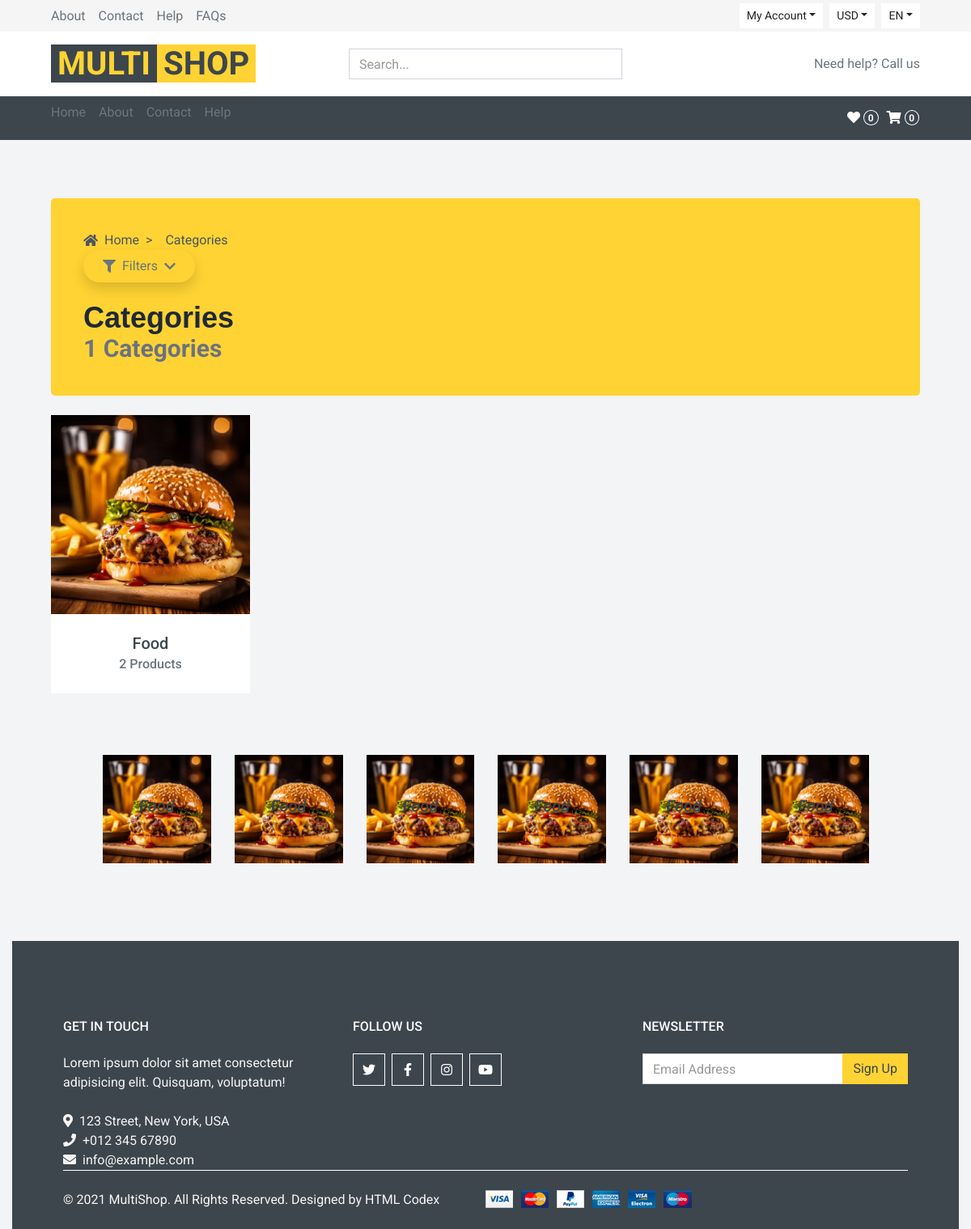
Before: /category/ with the older database file.
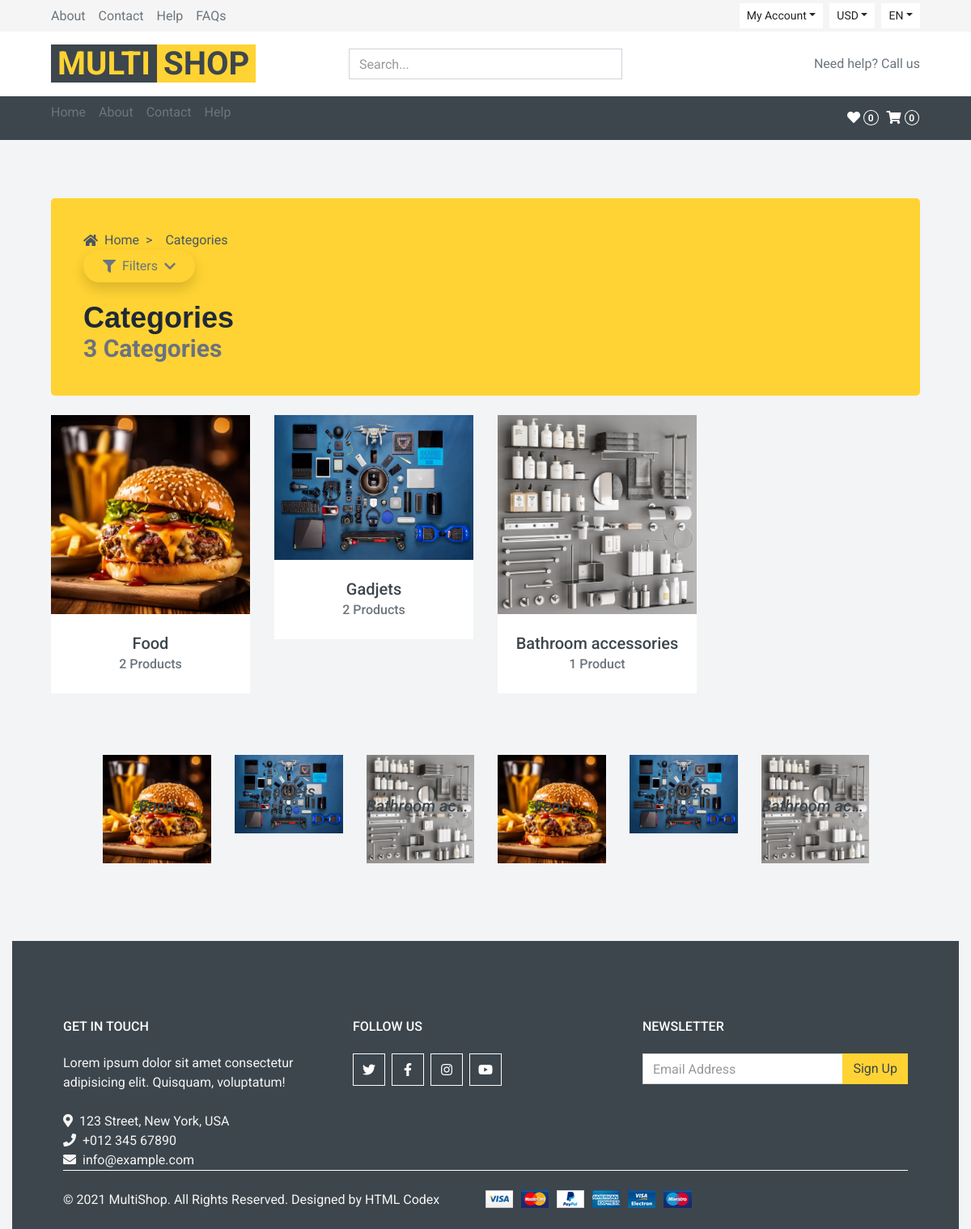
After: the same page with the newer database file.
### core/models.py (models this page shows, shortened)
class Category(models.Model):
    cid = ShortUUIDField(unique=True, length= 10, max_length=20, prefix='cat', alphabet='abcdefgh12345678')
    title = models.CharField(max_length=100, default='Category')
    image = models.ImageField(upload_to='category', default='category.jpg')
    class Meta:
        verbose_name_plural = 'Categories'

### core/views.py (the view)
# urls.py: path("category/", category_list_view, name='category-list'),
def category_list_view(request):
    categories = Category.objects.all()
    context = {
        'categories': categories
    }
    return render(request, 'core/category-list.html', context)

### core/context_processors.py (called while the page is built)
def default(request):
    categories = Category.objects.all()
    return {
        'categories': categories
        }

### templates/core/category-list.html (shortened to what this page needs)
{% extends 'parials/base.html' %}
{% block content %}
<html>
 <head>
  <script src="https://cdn.tailwindcss.com"></script>
  <link href="https://cdnjs.cloudflare.com/ajax/libs/font-awesome/5.15.3/css/all.min.css" rel="stylesheet"/>
 </head>
 <html>
    <body class="bg-gray-100">
        <div class="bg-primary rounded-lg p-10 w-full my-4">
            <div class="flex items-center space-x-2 text-gray-600">
                <i class="fas fa-home"></i>
                <a href="#" class="text-gray-600">Home</a>
                <span class="mx-2">></span>
                <span class="text-gray-600">Categories</span>
            </div>
            <button onclick="toggleDropdown()" class="filter-button flex items-center bg-primary text-black-500 px-4 py-2 rounded-full shadow">
                <i class="fas fa-filter mr-2"></i>
                Filters
                <i class="fas fa-chevron-down ml-2"></i>
            </button>
            <h1 class="text-4xl font-bold text-gray-800 mt-4" style="font-family: 'Nunito', sans-serif;">Categories</h1>
            <div class="">
                <h1 class="text-3xl font-bold text-gray-500">{{ categories.count }} Categories</h1>
            </div>
        </div>
         <br>
        <div class="row product-grid">
        {% for c in categories%}
            <div class="col-lg-3 col-md-4 col-sm-6 pb-1">
                <div class="product-item bg-light mb-4">
                    <div class="product-img position-relative overflow-hidden">
                        <a href="{% url 'core:category-product-list' c.cid  %}"> <img class="img-fluid w-100" src="{{c.image.url}}" alt=""></a>
                    </div>
                    <div class="text-center py-4">
                        <a class="h5 text-decoration-none text-truncate" href="{% url 'core:category-product-list' c.cid  %}">{{ c.title }}</a><br>
                        <a class="h6 text-decoration-none text-muted" href="">{{c.category.count}} Product{{c.category.count|pluralize }}</a>
                    </div>
                </div>
            </div>
        {% endfor %}
        </div>
        <div class="container-fluid py-5">
            <div class="row px-xl-5">
                <div class="col">
                    <div class="owl-carousel vendor-carousel">
                        {% for c in categories %}
                        <div class="product-img position-relative overflow-hidden">
                            <img class="img-fluid w-100" src="{{c.image.url}}" alt="">
                            <div class="product-action">
                                <a class="h5 text-decoration-none text-truncate" href=""><i class="">{{ c.title }}</i></a>
                            </div>
                        </div>
                        {% endfor %}
                    </div>
                </div>
            </div>
        </div>
    </body>
</html>
{% endblock %}

### templates/parials/base.html (shortened to what this page needs)
{% load static %}
<!DOCTYPE html>
<html lang="en">
<head>
    <link href="https://cdnjs.cloudflare.com/ajax/libs/font-awesome/5.10.0/css/all.min.css" rel="stylesheet">
    <link href="{% static '/assets/lib/animate/animate.min.css' %}" rel="stylesheet">
    <link href="{% static '/assets/lib/owlcarousel/assets/owl.carousel.min.css' %}" rel="stylesheet">
    <link href="{% static '/assets/css/style.css' %}" rel="stylesheet">
</head>
<body>
    <div class="container-fluid">
        <div class="row bg-secondary py-1 px-xl-5">
            <div class="col-lg-6 d-none d-lg-block">
                <div class="d-inline-flex align-items-center h-100">
                    <a class="text-body mr-3" href="">About</a>
                    <a class="text-body mr-3" href="">Contact</a>
                    <a class="text-body mr-3" href="">Help</a>
                    <a class="text-body mr-3" href="">FAQs</a>
                </div>
            </div>
            <div class="col-lg-6 text-center text-lg-right">
                <div class="d-inline-flex align-items-center">
                    <div class="btn-group">
                        <button type="button" class="btn btn-sm btn-light dropdown-toggle" data-toggle="dropdown">My Account</button>
                    </div>
                    <div class="btn-group mx-2">
                        <button type="button" class="btn btn-sm btn-light dropdown-toggle" data-toggle="dropdown">USD</button>
                    </div>
                    <div class="btn-group">
                        <button type="button" class="btn btn-sm btn-light dropdown-toggle" data-toggle="dropdown">EN</button>
                    </div>
                </div>
            </div>
        </div>
        <div class="row align-items-center bg-light py-3 px-xl-5 d-none d-lg-flex">
            <div class="col-lg-4">
                <a href="" class="text-decoration-none">
                    <span class="h1 text-uppercase text-primary bg-dark px-2">Multi</span>
                    <span class="h1 text-uppercase text-dark bg-primary px-2 ml-n1">Shop</span>
                </a>
            </div>
            <div class="col-lg-4 col-6 text-left">
                <form action="">
                    <input type="search" class="form-control" placeholder="Search...">
                </form>
            </div>
            <div class="col-lg-4 col-6 text-right">
                <p class="m-0">Need help? <a href="">Call us</a></p>
            </div>
        </div>
        <div class="row bg-dark py-2 px-xl-5">
            <div class="col-lg-6 text-center text-lg-left mb-2 mb-lg-0">
                <div class="d-inline-flex align-items-center">
                    <a class="text-body mr-3" href="">Home</a>
                    <a class="text-body mr-3" href="">About</a>
                    <a class="text-body mr-3" href="">Contact</a>
                    <a class="text-body mr-3" href="">Help</a>
                </div>
            </div>
            <div class="col-lg-6 text-center text-lg-right">
                <div class="d-inline-flex align-items-center">
                    <a href="" class="btn px-0 ml-2">
                        <i class="fas fa-heart text-white"></i>
                        <span class="badge text-white border border-white rounded-circle" style="padding-bottom: 2px;">0</span>
                    </a>
                    <a href="" class="btn px-0 ml-2">
                        <i class="fas fa-shopping-cart text-white"></i>
                        <span class="badge text-white border border-white rounded-circle" style="padding-bottom: 2px;">0</span>
                    </a>
                </div>
            </div>
        </div>
        <div class="container-fluid pt-5">
            <div class="row px-xl-5">
                {% block content %}
                {% endblock%}
            </div>
        </div>
        <div class="container-fluid bg-dark text-secondary mt-5 pt-5">
            <div class="row px-xl-5 pt-5">
                <div class="col-md-6 col-lg-4">
                    <h5 class="text-uppercase text-light mb-4">Get in Touch</h5>
                    <p class="mb-4">Lorem ipsum dolor sit amet consectetur adipisicing elit. Quisquam, voluptatum!</p>
                    <p class="mb-0"><i class="fa fa-map-marker-alt mr-2"></i>123 Street, New York, USA</p>
                    <p class="mb-0"><i class="fa fa-phone mr-2"></i>+012 345 67890</p>
                    <p class="mb-0"><i class="fa fa-envelope mr-2"></i>info@example.com</p>
                </div>
                <div class="col-md-6 col-lg-4">
                    <h5 class="text-uppercase text-light mb-4">Follow Us</h5>
                    <div class="d-flex justify-content-start">
                        <a class="btn btn-outline-light btn-square mr-2" href=""><i class="fab fa-twitter"></i></a>
                        <a class="btn btn-outline-light btn-square mr-2" href=""><i class="fab fa-facebook-f"></i></a>
                        <a class="btn btn-outline-light btn-square mr-2" href=""><i class="fab fa-instagram"></i></a>
                        <a class="btn btn-outline-light btn-square" href=""><i class="fab fa-youtube"></i></a>
                    </div>
                </div>
                <div class="col-md-6 col-lg-4">
                    <h5 class="text-uppercase text-light mb-4">Newsletter</h5>
                    <form action="">
                        <div class="input-group">
                            <input type="email" class="form-control" placeholder="Email Address">
                            <div class="input-group-append">
                                <button class="btn btn-primary">Sign Up</button>
                            </div>
                        </div>
                    </form>
                </div>
            </div>
            <div class="row border-top border-light mx-xl-5 py-4">
                <div class="col-md-6 px-xl-0">
                    <p class="mb-md-0 text-center text-md-left text-secondary">
                        &copy; 2021 MultiShop. All Rights Reserved. Designed by
                        <a class="text-secondary font-weight-semi-bold" href="">HTML Codex</a>
                    </p>
                </div>
                <div class="col-md-6 px-xl-0 text-center text-md-right">
                    <img class=" img-fluid" src="{% static '/assets/img/payments.png' %}" alt="Payment Methods">
                </div>
            </div>
        </div>
    </div>
</body>
</html>

Changed rows visible on the page:
added Category: image (picture), title "Gadjets", category.count "2"
added Category: image (picture), title "Bathroom accessories", category.count "1", title "Bathroom ac…"
Other visible differences:
{{ categories.count }}: "1" → "3"
